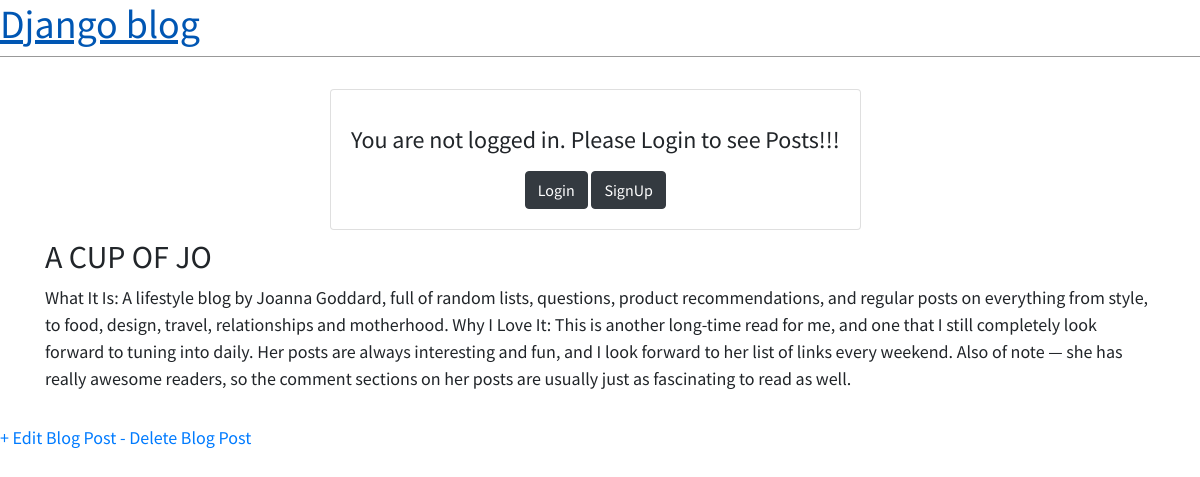
Screenshot of /post/11/ with the database file from the repository.
### blog/models.py (models this page shows, shortened)
class Post(models.Model):
    title = models.CharField(max_length=200)
    author= models.ForeignKey('auth.User',on_delete=models.CASCADE,)
    body= models.TextField()

### blog/views.py (the view)
# urls.py: path('post/<int:pk>/',BlogDetailView.as_view(), name='post_detail'),
class BlogDetailView(DetailView):
    model=Post
    template_name='post_detail.html'

### template/post_detail.html
{% extends 'base.html' %}
{% block content %}
<div class="container">
<div class="post-entry">
    <h2> {{ post.title }}  </h2>
    <p>{{ post.body }} </p>
</div>
</div>
<a href="{% url 'blog:post_edit' post.pk %}">+ Edit Blog Post</a>
<a href="{% url 'blog:post_delete' post.pk %}">- Delete Blog Post</a>
{% endblock content%}

### static/css/base.css (style rules this page uses)
body { font-family: 'Source Sans Pro', sans-serif; font-size: 18px; }
.post-entry { margin-bottom: 2rem; }
.post-entry h2 { margin: 0.5rem 0; }
.post-entry p { margin: 0; font-weight: 400; }
.container { align-content: center; }

### rows the page displays
Post: title "A CUP OF JO", body "What It Is: A lifestyle blog by Joanna Goddard, full of random lists, questions, product recommendations, and regular posts on everything from style, to food, design, travel, relationships and motherhood. Why I Love It: This is another long-time read for me, and one that I still completely look forward to tuning into daily. Her posts are always interesting and fun, and I look forward to her list of links every weekend. Also of note — she has really awesome readers, so the comment sections on her posts are usually just as fascinating to read as well."
